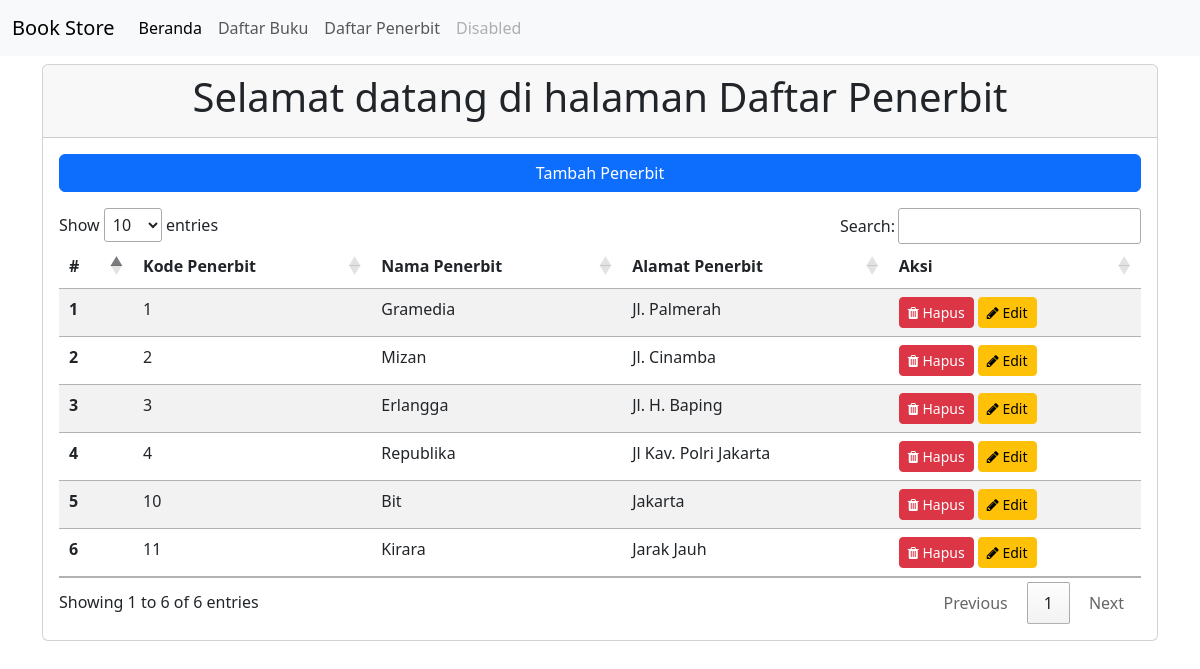
/index.php/pages/daftarPenerbit, run on the app's committed database.
### tables this page shows
CREATE TABLE `tb_penerbit` (
  `kode_penerbit` int(11) NOT NULL,
  `nama_penerbit` varchar(255) NOT NULL,
  `alamat_penerbit` text DEFAULT NULL
);

### application/controllers/Pages.php (called while the page is built, shortened)
<?php
class Pages extends CI_Controller {
	public function __construct(){
		$this->load->model('Model_buku');
		$this->load->model('Model_penerbit');
	}
	public function daftarPenerbit()
	{
		$data['data_penerbit'] = $this->db->get('tb_penerbit')->result_array();
        $data['title'] = "Daftar Penerbit";
        $this->load->view('templates/header', $data);
		$this->load->view('daftarPenerbit', $data);
		$this->load->view('templates/modalPenerbit');
        $this->load->view('templates/footer');
	}
}

### index.php (called while the page is built, shortened)
<?php
require_once BASEPATH.'core/CodeIgniter.php';

### application/views/daftarPenerbit.php (the view, shortened to what this page needs)
<div class="card mt-2">
  <div class="card-header text-center">
    <h1>Selamat datang di halaman Daftar Penerbit</h1>
  </div>
  <div class="card-body">
    <button type="button" class="btn btn-primary col-12 mb-3" data-bs-toggle="modal" data-bs-target="#modalPenerbit">Tambah Penerbit</button>
    <table class="table table-striped" id="myTable">
      <thead>
        <tr>
          <th scope="col">#</th>
          <th scope="col">Kode Penerbit</th>
          <th scope="col">Nama Penerbit</th>
          <th scope="col">Alamat Penerbit</th>
          <th scope="col">Aksi</th>
        </tr>
      </thead>
      <tbody>
        <?php $no = 1;
        foreach ($data_penerbit as $row) { ?>
          <tr>
            <th scope="row"><?= $no++; ?></th>
            <td><?= $row['kode_penerbit']; ?></td>
            <td><?= $row['nama_penerbit']; ?></td>
            <td><?= $row['alamat_penerbit']; ?></td>
            <td>
              <a href="<?= base_url('Pages/hapusPenerbit/') . $row['kode_penerbit'] ?>" class="btn btn-danger btn-sm" onclick="return confirm('Delete?')">
                <i class="fa fa-trash" aria-hidden="true"></i>
                Hapus
              </a>
              <a type="button" href="<?= base_url('Pages/tampilEditPenerbit/') . $row['kode_penerbit']; ?>" class="btn btn-warning btn-sm">
                <i class="fa fa-pencil" aria-hidden="true"></i>
                Edit
              </a>
            </td>
          </tr>
        <?php } ?>
      </tbody>
    </table>
  </div>
</div>

### data on the page
tb_penerbit: kode_penerbit "1", nama_penerbit "Gramedia", alamat_penerbit "Jl. Palmerah"
tb_penerbit: kode_penerbit "2", nama_penerbit "Mizan", alamat_penerbit "Jl. Cinamba"
tb_penerbit: kode_penerbit "3", nama_penerbit "Erlangga", alamat_penerbit "Jl. H. Baping"
tb_penerbit: kode_penerbit "4", nama_penerbit "Republika", alamat_penerbit "Jl Kav. Polri Jakarta"
tb_penerbit: kode_penerbit "10", nama_penerbit "Bit", alamat_penerbit "Jakarta"
tb_penerbit: kode_penerbit "11", nama_penerbit "Kirara", alamat_penerbit "Jarak Jauh"
